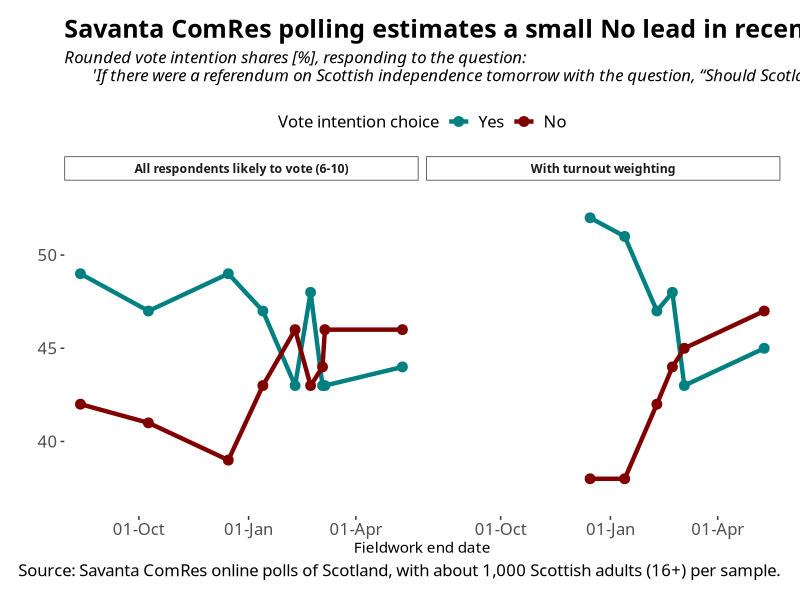

This chart was generated by the following R code:
## Packages and Themes
# First, install the packages we need
library(tidyverse)
library(readxl)
library(lubridate)

# I set the plotting theme
theme_clean <- theme_bw(base_family="Calibri") + 
  theme(legend.position = "top",
        legend.title = element_text(size = 12),
        legend.text = element_text(size = 12),
        axis.text = element_text(size = 12),
        plot.title = element_text(size = 18, face = "bold"),
        plot.subtitle = element_text(size = 12, face = "italic", margin = margin(b=12)),
        plot.caption = element_text(size = 12),
        plot.margin = unit(c(.5,.5,.5,.5), "cm"),
        panel.grid.major = element_blank(),
        panel.grid.minor = element_blank(),
        panel.border = element_blank())
theme_set(theme_clean)

## Drawing and tidying the data
# I draw the data frame from a prepared file
# The Savanta ComRes polling archive is here:
# https://comresglobal.com/our-work/poll-archive/

savanta_comres_scotind_df <- read_excel("Opinion Polling/Savanta ComRes Scottish Independence Polling - 2021-03-15.xlsx",
                                        col_types = c("text", "text", "date",
                                                      "date", "numeric", "text",
                                                      "numeric", "numeric", "numeric",
                                                      "numeric", "text", "numeric"))

# I then tidy the data frame, creating columns for the Yes and No shares
# In presenting results for this question, Yes is normally before No
savanta_comres_scotind_tidy_df <- savanta_comres_scotind_df %>%
  mutate(yes_share = round(100*yes_resp/weighted_base_calc, digits = 0),
         no_share = round(100*no_resp/weighted_base_calc, digits = 0),
         fieldwork_end = as_date(fieldwork_end)) %>%
  select(fieldwork_end, weighting, yes_share, no_share) %>%
  pivot_longer(cols = 3:4,
               names_to = "vi_choice",
               values_to = "share") %>%
  mutate(vi_choice = factor(vi_choice,
                            levels = c("yes_share", "no_share")))

## Making a graph
savanta_comres_scotind_gg <- savanta_comres_scotind_tidy_df %>%
  ggplot(aes(x = fieldwork_end,
             y = share,
             group = vi_choice)) +
  geom_line(aes(color = vi_choice),
            size = 1.5) +
  geom_point(aes(color = vi_choice),
             size = 3) +
  facet_wrap(~weighting) +
  labs(title = "Savanta ComRes polling estimates a small No lead in recent Scottish independence surveys.",
       subtitle = "Rounded vote intention shares [%], responding to the question:
       'If there were a referendum on Scottish independence tomorrow with the question, “Should Scotland be an independent country?”, how would you vote?'.",
       x = "Fieldwork end date",
       y = "",
       caption = "Source: Savanta ComRes online polls of Scotland, with about 1,000 Scottish adults (16+) per sample.") +
  scale_colour_manual(name = "Vote intention choice",
                      values = c("#008080", "#800000"),
                      labels = c("Yes", "No")) +
  scale_x_date(date_labels = "%d-%b") +
  scale_y_continuous(limits = c(36, 54),
                     expand = c(0,0)) +
  theme(strip.background = element_rect(fill = "white"),
          strip.text = element_text(face = "bold"))